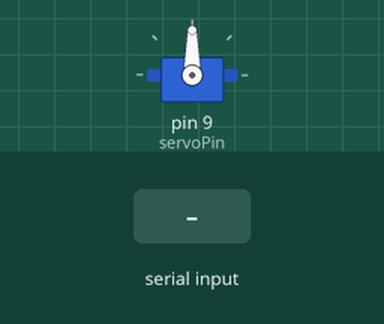
Recording of a sketch running on a simulated Arduino Uno, built with avr-gcc and run on an emulated ATmega328P. Shown: servo. The test bench sets the inputs (shaded band). What the sketch prints to the serial monitor is not drawn.

Above: at 1.2 s.
1.3 s: "30,150\n" received over Serial
At 2.7 s:
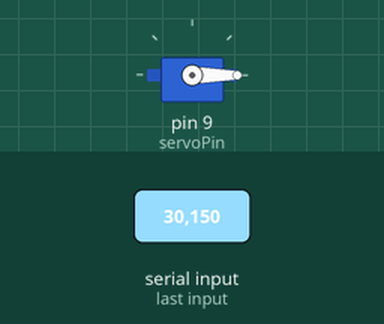
3.8 s: "90,45\n" received over Serial
At 4.6 s:
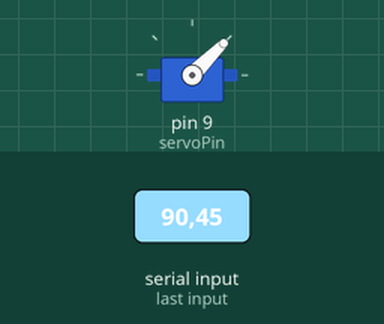
6.3 s: "200\n" received over Serial
At 6.9 s:
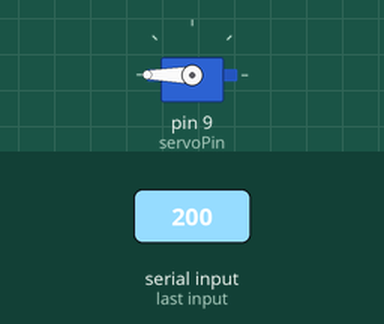
Timing chart, 0 to 9.3 s (numbered marks = the images above; inputs shaded):
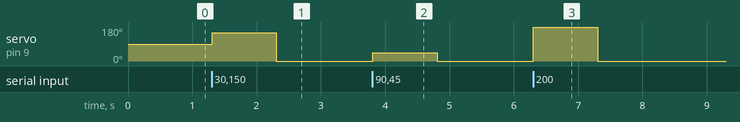

The sketch:

ch_13_servo.ino
```cpp
#include <Servo.h>

const int servoPin = 9;

Servo servo;

void setup() {
  servo.attach(servoPin);
  servo.write(90);
  Serial.begin(9600);
  Serial.println("Angle in degrees");
}

void loop() {
  if (Serial.available()) {
    int angle = Serial.parseInt();
    servo.write(angle);
  }
}
```

Measured:
- after the input at 1.3 s, servo on pin 9 (servoPin): 90° → 150° at once, → 0° 1.0 s later
- after the input at 3.8 s, servo on pin 9 (servoPin): 0° → 45° at once, → 0° 1.0 s later
- after the input at 6.3 s, servo on pin 9 (servoPin): 0° → 180° at once, → 0° 1.0 s later
